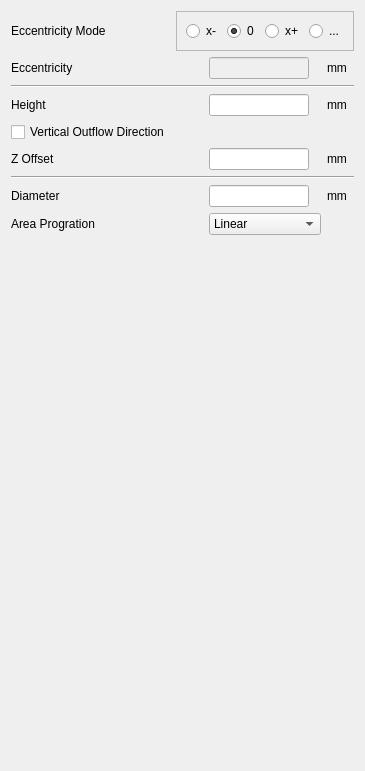
     <widget class="QWidget" name="page_diffuser">
      <property name="geometry">
       <rect>
        <x>0</x>
        <y>0</y>
        <width>350</width>
        <height>771</height>
       </rect>
      </property>
      <attribute name="label">
       <string>Diffuser</string>
      </attribute>
      <layout class="QGridLayout" name="gridLayout_3">
       <item row="8" column="0">
        <widget class="QLabel" name="label_62">
         <property name="sizePolicy">
          <sizepolicy hsizetype="Minimum" vsizetype="Preferred">
           <horstretch>0</horstretch>
           <verstretch>0</verstretch>
          </sizepolicy>
         </property>
         <property name="minimumSize">
          <size>
           <width>100</width>
           <height>0</height>
          </size>
         </property>
         <property name="text">
          <string>Diameter</string>
         </property>
        </widget>
       </item>
       <item row="4" column="0">
        <widget class="QLabel" name="label_59">
         <property name="sizePolicy">
          <sizepolicy hsizetype="Minimum" vsizetype="Preferred">
           <horstretch>0</horstretch>
           <verstretch>0</verstretch>
          </sizepolicy>
         </property>
         <property name="minimumSize">
          <size>
           <width>100</width>
           <height>0</height>
          </size>
         </property>
         <property name="text">
          <string>Height</string>
         </property>
        </widget>
       </item>
       <item row="10" column="0">
        <spacer name="verticalSpacer_7">
         <property name="orientation">
          <enum>Qt::Vertical</enum>
         </property>
         <property name="sizeHint" stdset="0">
          <size>
           <width>20</width>
           <height>40</height>
          </size>
         </property>
        </spacer>
       </item>
       <item row="9" column="0">
        <widget class="QLabel" name="label_72">
         <property name="sizePolicy">
          <sizepolicy hsizetype="Minimum" vsizetype="Preferred">
           <horstretch>0</horstretch>
           <verstretch>0</verstretch>
          </sizepolicy>
         </property>
         <property name="minimumSize">
          <size>
           <width>100</width>
           <height>0</height>
          </size>
         </property>
         <property name="text">
          <string>Area Progration</string>
         </property>
        </widget>
       </item>
       <item row="5" column="0">
        <widget class="QCheckBox" name="checkBox_diffuser_direction">
         <property name="text">
          <string>Vertical Outflow Direction</string>
         </property>
        </widget>
       </item>
       <item row="4" column="2">
        <widget class="QLineEdit" name="lineEdit_diffuser_height">
         <property name="sizePolicy">
          <sizepolicy hsizetype="Minimum" vsizetype="Fixed">
           <horstretch>0</horstretch>
           <verstretch>0</verstretch>
          </sizepolicy>
         </property>
         <property name="maximumSize">
          <size>
           <width>100</width>
           <height>16777215</height>
          </size>
         </property>
        </widget>
       </item>
       <item row="6" column="0">
        <widget class="QLabel" name="label_61">
         <property name="sizePolicy">
          <sizepolicy hsizetype="Minimum" vsizetype="Preferred">
           <horstretch>0</horstretch>
           <verstretch>0</verstretch>
          </sizepolicy>
         </property>
         <property name="minimumSize">
          <size>
           <width>100</width>
           <height>0</height>
          </size>
         </property>
         <property name="text">
          <string>Z Offset</string>
         </property>
        </widget>
       </item>
       <item row="9" column="2">
        <widget class="QComboBox" name="comboBox_area_progration">
         <item>
          <property name="text">
           <string>Linear</string>
          </property>
         </item>
         <item>
          <property name="text">
           <string>Quadratic Area</string>
          </property>
         </item>
        </widget>
       </item>
       <item row="8" column="2">
        <widget class="QLineEdit" name="lineEdit_diffuser_outlet_diameter">
         <property name="sizePolicy">
          <sizepolicy hsizetype="Minimum" vsizetype="Fixed">
           <horstretch>0</horstretch>
           <verstretch>0</verstretch>
          </sizepolicy>
         </property>
         <property name="maximumSize">
          <size>
           <width>100</width>
           <height>16777215</height>
          </size>
         </property>
        </widget>
       </item>
       <item row="4" column="3">
        <widget class="QLabel" name="label_60">
         <property name="text">
          <string>mm</string>
         </property>
        </widget>
       </item>
       <item row="6" column="2">
        <widget class="QLineEdit" name="lineEdit_diffuser_z_offset">
         <property name="sizePolicy">
          <sizepolicy hsizetype="Minimum" vsizetype="Fixed">
           <horstretch>0</horstretch>
           <verstretch>0</verstretch>
          </sizepolicy>
         </property>
         <property name="maximumSize">
          <size>
           <width>100</width>
           <height>16777215</height>
          </size>
         </property>
        </widget>
       </item>
       <item row="8" column="3">
        <widget class="QLabel" name="label_64">
         <property name="text">
          <string>mm</string>
         </property>
        </widget>
       </item>
       <item row="6" column="3">
        <widget class="QLabel" name="label_57">
         <property name="text">
          <string>mm</string>
         </property>
        </widget>
       </item>
       <item row="0" column="1" colspan="3">
        <widget class="QFrame" name="frame_eccentricity">
         <property name="sizePolicy">
          <sizepolicy hsizetype="Minimum" vsizetype="Preferred">
           <horstretch>0</horstretch>
           <verstretch>0</verstretch>
          </sizepolicy>
         </property>
         <property name="frameShape">
          <enum>QFrame::StyledPanel</enum>
         </property>
         <property name="frameShadow">
          <enum>QFrame::Raised</enum>
         </property>
         <layout class="QGridLayout" name="gridLayout_11">
          <item row="0" column="1">
           <widget class="QRadioButton" name="radioButton_eccentricity_zero">
            <property name="sizePolicy">
             <sizepolicy hsizetype="Maximum" vsizetype="Fixed">
              <horstretch>0</horstretch>
              <verstretch>0</verstretch>
             </sizepolicy>
            </property>
            <property name="text">
             <string>0</string>
            </property>
            <property name="checked">
             <bool>true</bool>
            </property>
           </widget>
          </item>
          <item row="0" column="2">
           <widget class="QRadioButton" name="radioButton_eccentricity_pos">
            <property name="sizePolicy">
             <sizepolicy hsizetype="Maximum" vsizetype="Fixed">
              <horstretch>0</horstretch>
              <verstretch>0</verstretch>
             </sizepolicy>
            </property>
            <property name="text">
             <string>x+</string>
            </property>
           </widget>
          </item>
          <item row="0" column="0">
           <widget class="QRadioButton" name="radioButton_eccentricity_neg">
            <property name="sizePolicy">
             <sizepolicy hsizetype="Maximum" vsizetype="Fixed">
              <horstretch>0</horstretch>
              <verstretch>0</verstretch>
             </sizepolicy>
            </property>
            <property name="text">
             <string>x-</string>
            </property>
           </widget>
          </item>
          <item row="0" column="3">
           <widget class="QRadioButton" name="radioButton_eccentricity_custom">
            <property name="sizePolicy">
             <sizepolicy hsizetype="Maximum" vsizetype="Fixed">
              <horstretch>0</horstretch>
              <verstretch>0</verstretch>
             </sizepolicy>
            </property>
            <property name="text">
             <string>...</string>
            </property>
           </widget>
          </item>
         </layout>
        </widget>
       </item>
       <item row="2" column="2">
        <widget class="QLineEdit" name="lineEdit_diffuser_eccentricity">
         <property name="enabled">
          <bool>false</bool>
         </property>
         <property name="sizePolicy">
          <sizepolicy hsizetype="Minimum" vsizetype="Fixed">
           <horstretch>0</horstretch>
           <verstretch>0</verstretch>
          </sizepolicy>
         </property>
         <property name="maximumSize">
          <size>
           <width>100</width>
           <height>16777215</height>
          </size>
         </property>
        </widget>
       </item>
       <item row="2" column="3">
        <widget class="QLabel" name="label_67">
         <property name="text">
          <string>mm</string>
         </property>
        </widget>
       </item>
       <item row="2" column="0" colspan="2">
        <widget class="QLabel" name="label_66">
         <property name="sizePolicy">
          <sizepolicy hsizetype="Minimum" vsizetype="Preferred">
           <horstretch>0</horstretch>
           <verstretch>0</verstretch>
          </sizepolicy>
         </property>
         <property name="minimumSize">
          <size>
           <width>100</width>
           <height>0</height>
          </size>
         </property>
         <property name="text">
          <string>Eccentricity</string>
         </property>
        </widget>
       </item>
       <item row="0" column="0">
        <widget class="QLabel" name="label_65">
         <property name="sizePolicy">
          <sizepolicy hsizetype="Minimum" vsizetype="Preferred">
           <horstretch>0</horstretch>
           <verstretch>0</verstretch>
          </sizepolicy>
         </property>
         <property name="minimumSize">
          <size>
           <width>100</width>
           <height>0</height>
          </size>
         </property>
         <property name="text">
          <string>Eccentricity Mode</string>
         </property>
        </widget>
       </item>
       <item row="7" column="0" colspan="4">
        <widget class="Line" name="line_2">
         <property name="orientation">
          <enum>Qt::Horizontal</enum>
         </property>
        </widget>
       </item>
       <item row="3" column="0" colspan="4">
        <widget class="Line" name="line">
         <property name="orientation">
          <enum>Qt::Horizontal</enum>
         </property>
        </widget>
       </item>
      </layout>
     </widget>
